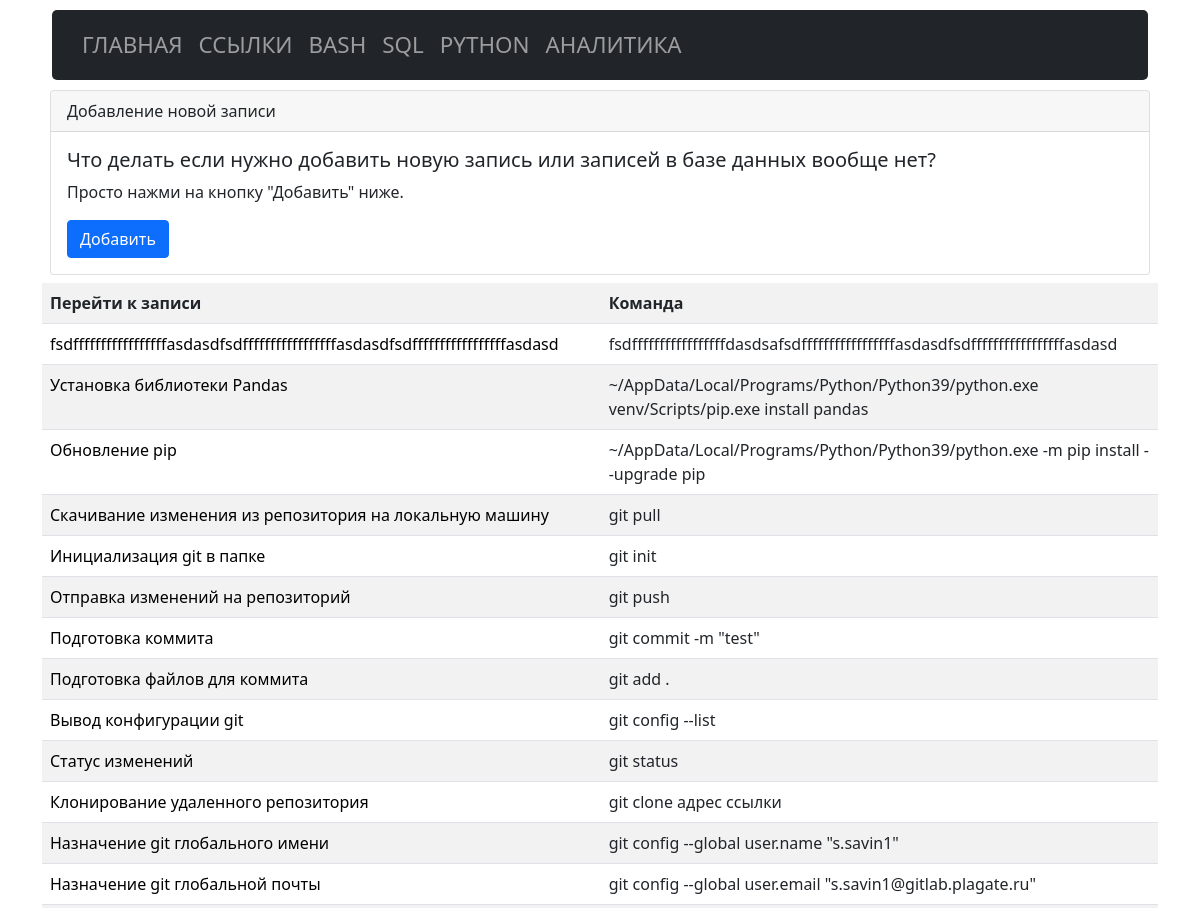
The app's page /bash (upper part), older data.
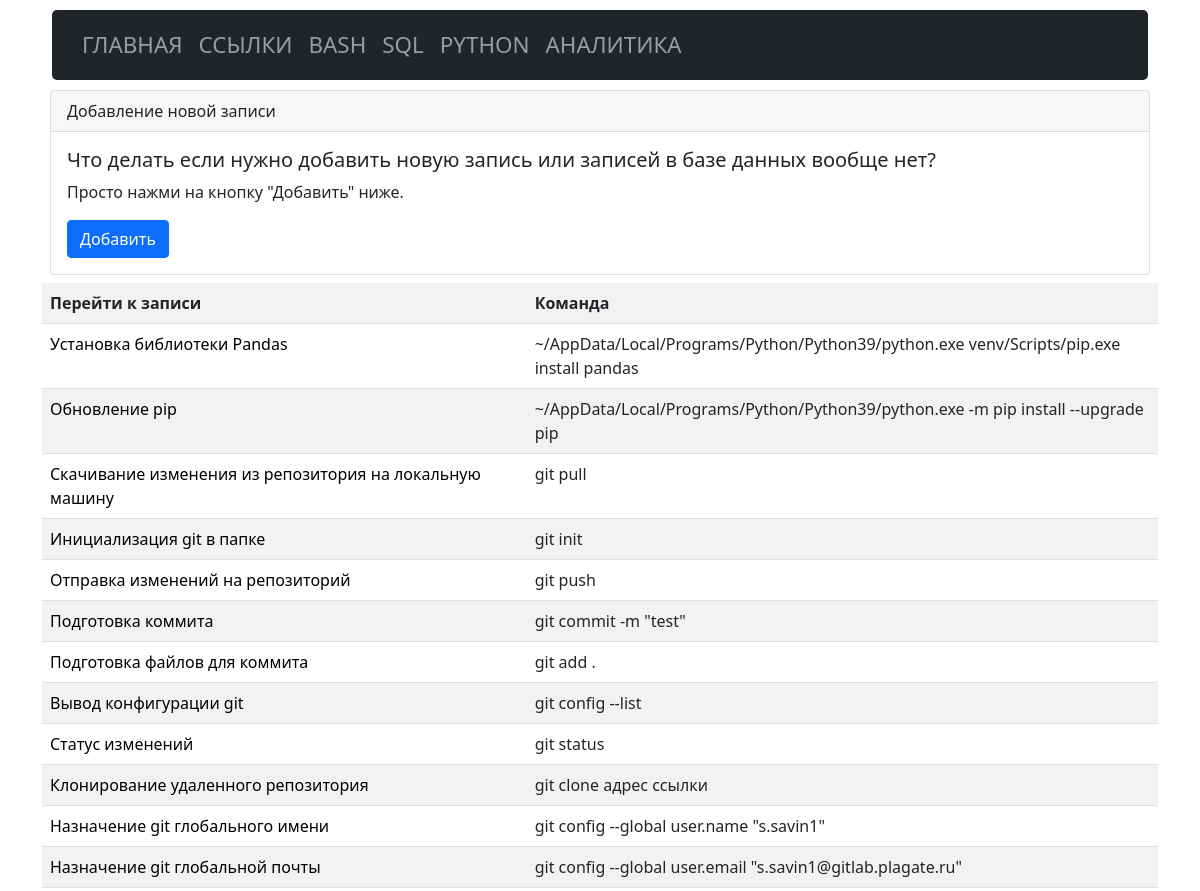
The same page, newer data.
### tables this page shows
CREATE TABLE "bash" (
    bash_id INTEGER PRIMARY KEY AUTOINCREMENT,
    bash_command TEXT NOT NULL,
    bash_name TEXT NOT NULL
  );

### app.py (the view)
@app.route("/bash")
def bash_list_commands():
    conn = get_db_connection()
    bash_list = conn.execute("SELECT * FROM bash ORDER BY bash_id DESC").fetchall()
    conn.close()
    return render_template("bash/bash_list_commands.html",
                           bash_list=bash_list,
                           )

### app.py (called while the page is built)
def get_db_connection():
    db_path = os.path.join(BASE_DIR, "database.db")
    conn = sqlite3.connect(db_path)
    conn.row_factory = sqlite3.Row
    return conn

### templates/bash/bash_list_commands.html (shortened to what this page needs)
{% extends "base.html" %}
{% block content %}
   <div class="card m-2">
      <div class="card-header">
         Добавление новой записи
      </div>
      <div class="card-body">
         <h5 class="card-title">Что делать если нужно добавить новую запись или записей в базе данных вообще нет?</h5>
         <p class="card-text">Просто нажми на кнопку "Добавить" ниже.</p>
         <a class="btn btn-primary" href="{{ url_for('add_bash_command') }}">Добавить</a>
      </div>
   </div>
   <table class="table table-striped">
      <tr>
         <th>Перейти к записи</th>
         <th>Команда</th>
      </tr>
      {% for bash_list in bash_list %}
      <tr>
         <td><a href="{{ url_for('get_post_bash_command', bash_id=bash_list['bash_id']) }}">{{ bash_list['bash_name']
               }}</a></td>
         <td>{{ bash_list['bash_command'] }}</td>
      </tr>
      {% endfor %}
   </table>
{% endblock %}

Row changes from the older to the newer data that the page shows:
removed bash: bash_name "fsdfffffffffffffffffasdasdfsdfffffffffffffffffasdasdfsdfffffffffffffffffasdasd", bash_command "fsdfffffffffffffffffdasdsafsdfffffffffffffffffasdasdfsdfffffffffffffffffasdasd"
